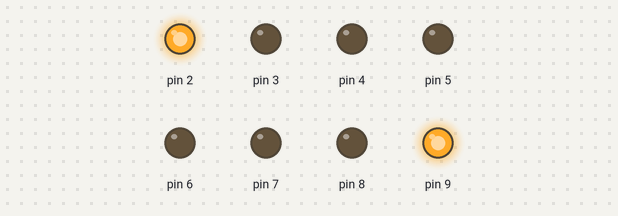
Recording of a sketch running on a simulated Arduino Uno, built with avr-gcc and run on an emulated ATmega328P. On the bench: output pins drawn as LEDs (lit = HIGH).

Above: at 0.03 s.
At 0.63 s:
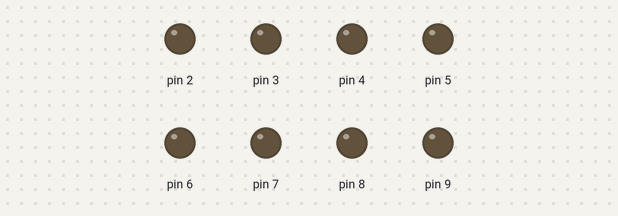
At 1.24 s:
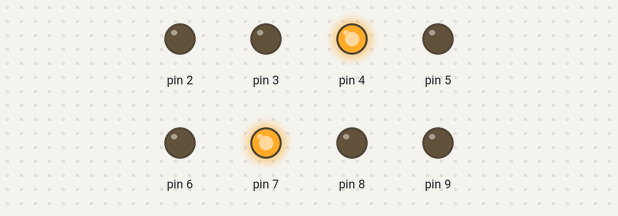
At 1.9 s:
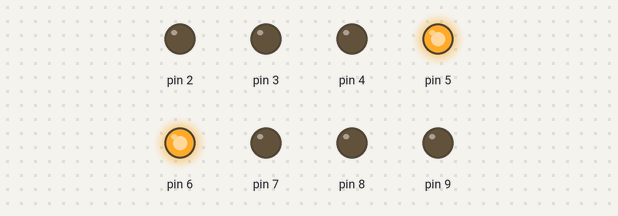
At 2.89 s:
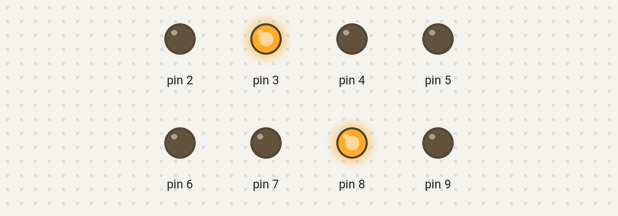
Timing chart, 0 to 3.2 s (numbered marks = the images above):
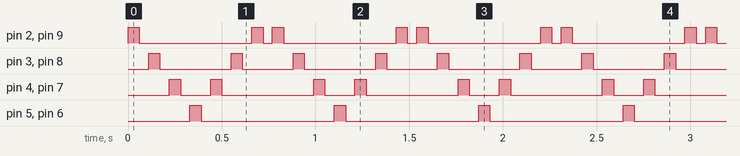

Measured:
- by itself, pin 2, pin 9: repeats every 0.77 s: LOW 0.60 s, HIGH 0.06 s, LOW 0.05 s, HIGH 0.06 s
- by itself, pin 3, pin 8: repeats every 0.77 s: LOW 0.38 s, HIGH 0.06 s, LOW 0.27 s, HIGH 0.06 s
- by itself, pin 4, pin 7: repeats every 0.77 s: LOW 0.16 s, HIGH 0.06 s, LOW 0.49 s, HIGH 0.06 s
- by itself, pin 5, pin 6: alternates HIGH for 0.06 s and LOW for 0.71 s

The sketch:

_123.ino
```cpp
int x=60;
int y=50;

void setup() {
  // put your setup code here, to run once:
 pinMode(2,OUTPUT);
 pinMode(3,OUTPUT);
 pinMode(4,OUTPUT);
 pinMode(5,OUTPUT);
 pinMode(6,OUTPUT);
 pinMode(7,OUTPUT);
 pinMode(8,OUTPUT);
 pinMode(9,OUTPUT);


}

void loop() {
  // put your main code here, to run repeatedly:

 digitalWrite(2, HIGH);   // turn the LED on (HIGH is the voltage level)
  digitalWrite(9, HIGH);
  delay(x);              // wait for a second
  digitalWrite(2, LOW); // turn the LED off by making the voltage LOW
  digitalWrite(9, LOW);    // turn the LED off by making the voltage LOW
  delay(y);              // wait for a second

 digitalWrite(3, HIGH);   // turn the LED on (HIGH is the voltage level)
  digitalWrite(8, HIGH);   // turn the LED on (HIGH is the voltage level)
  delay(x);              // wait for a second
  digitalWrite(3, LOW);    // turn the LED off by making the voltage LOW
    digitalWrite(8, LOW);    // turn the LED off by making the voltage LOW
  delay(y);              // wait for a second

 digitalWrite(4, HIGH);   // turn the LED on (HIGH is the voltage level)
  digitalWrite(7, HIGH);   // turn the LED on (HIGH is the voltage level)
  delay(x);              // wait for a second
  digitalWrite(4, LOW);    // turn the LED off by making the voltage LOW
    digitalWrite(7, LOW);    // turn the LED off by making the voltage LOW
  delay(y);              // wait for a second

 digitalWrite(5, HIGH);   // turn the LED on (HIGH is the voltage level)
  digitalWrite(6, HIGH);   // turn the LED on (HIGH is the voltage level)
  delay(x);              // wait for a second
  digitalWrite(5, LOW);    // turn the LED off by making the voltage LOW
   digitalWrite(6, LOW);    // turn the LED off by making the voltage LOW
  delay(y);              // wait for a second


   digitalWrite(4, HIGH);   // turn the LED on (HIGH is the voltage level)
  digitalWrite(7, HIGH);   // turn the LED on (HIGH is the voltage level)
  delay(x);              // wait for a second
  digitalWrite(4, LOW);    // turn the LED off by making the voltage LOW
    digitalWrite(7, LOW);    // turn the LED off by making the voltage LOW
  delay(y);              // wait for a second

 digitalWrite(3, HIGH);   // turn the LED on (HIGH is the voltage level)
  digitalWrite(8, HIGH);   // turn the LED on (HIGH is the voltage level)
  delay(x);              // wait for a second
  digitalWrite(3, LOW);    // turn the LED off by making the voltage LOW
    digitalWrite(8, LOW);    // turn the LED off by making the voltage LOW
  delay(y);              // wait for a second

 digitalWrite(2, HIGH);   // turn the LED on (HIGH is the voltage level)
  digitalWrite(9, HIGH);
  delay(x);              // wait for a second
  digitalWrite(2, LOW); // turn the LED off by making the voltage LOW
  digitalWrite(9, LOW);    // turn the LED off by making the voltage LOW
  delay(y);              // wait for a second
}
```
